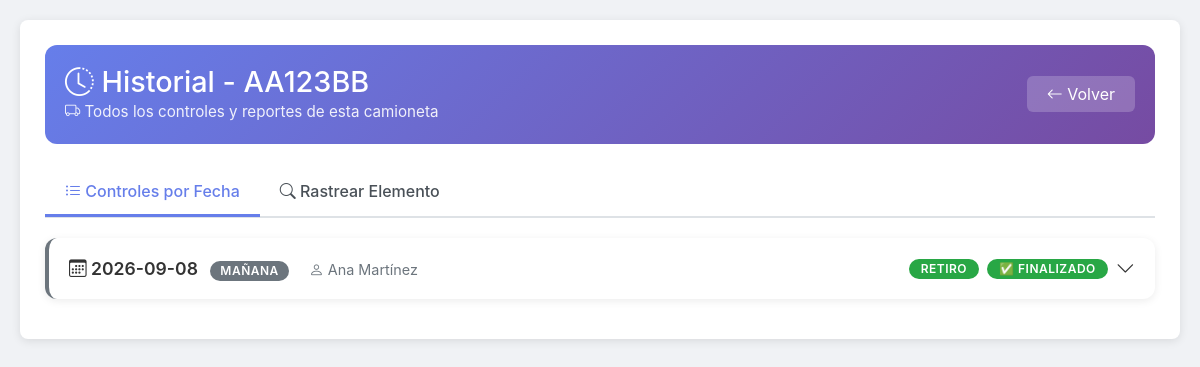
/historial-camioneta/AA123BB (signed in), run on the app's committed database.
### tables this page shows
CREATE TABLE camionetas (
            id INTEGER PRIMARY KEY AUTOINCREMENT,
            patente TEXT UNIQUE NOT NULL,
            activa INTEGER DEFAULT 1
        );

CREATE TABLE controles_tecnicos (
            id INTEGER PRIMARY KEY AUTOINCREMENT,
            asignacion_id INTEGER NOT NULL,
            fecha TEXT NOT NULL,
            jornada TEXT NOT NULL,  -- 'mañana' o 'tarde'
            tipo_control TEXT NOT NULL,  -- 'RETIRO' o 'DEVOLUCION'
            finalizado INTEGER DEFAULT 0,
            fecha_hora_inicio TEXT NOT NULL,
            fecha_hora_fin TEXT,
            FOREIGN KEY (asignacion_id) REFERENCES asignaciones(id)
        );

### app.py (the view)
@app.route('/historial-camioneta/<string:patente>')
def historial_camioneta(patente):
    if 'usuario_id' not in session or session.get('rol') not in ['admin', 'jefe']:
        return redirect(url_for('login'))
    conexion = get_db()
    camioneta = conexion.execute('''
        SELECT id, patente FROM camionetas WHERE patente = ? AND activa = 1
    ''', (patente,)).fetchone()
    if not camioneta:
        conexion.close()
        return redirect(url_for('admin', error='Camioneta no encontrada'))
    controles = conexion.execute('''
        SELECT DISTINCT
            ct.fecha,
            ct.jornada,
            ct.tipo_control,
            ct.fecha_hora_inicio,
            ct.fecha_hora_fin,
            ct.finalizado,
            u.nombre as tecnico_nombre
        FROM controles_tecnicos ct
        JOIN asignaciones a ON ct.asignacion_id = a.id
        JOIN usuarios u ON a.tecnico_id = u.id
        WHERE a.camioneta_id = ?
        ORDER BY ct.fecha DESC, ct.fecha_hora_inicio DESC
    ''', (camioneta['id'],)).fetchall()
    historial_detallado = []
    for control in controles:
        elementos = conexion.execute('''
            SELECT
                ic.elemento,
                ic.categoria,
                ic.estado,
                ic.observacion,
                ic.fecha_hora,
                r.entregado_por,
                r.recibido_por,
                r.fecha_entrega
            FROM items_control_tecnico ic
            LEFT JOIN reportes r ON r.elemento = ic.elemento
                AND r.control_id = (
                    SELECT id FROM controles
                    WHERE asignacion_id = (
                        SELECT id FROM asignaciones
                        WHERE camioneta_id = ? AND fecha = ? AND jornada = ?
                    )
                )
            WHERE ic.control_tecnico_id IN (
                SELECT id FROM controles_tecnicos
                WHERE asignacion_id IN (
                    SELECT id FROM asignaciones WHERE camioneta_id = ?
                )
                AND fecha = ? AND jornada = ? AND tipo_control = ?
            )
        ''', (camioneta['id'], control['fecha'], control['jornada'],
              camioneta['id'], control['fecha'], control['jornada'], control['tipo_control'])).fetchall()
        historial_detallado.append({
            'control': dict(control),
            'elementos': [dict(e) for e in elementos]
        })
    historial_elementos = conexion.execute('''
    SELECT
        r.elemento,
        r.estado,
        r.descripcion,
        r.fecha_hora,
        r.fecha_resolucion,
        r.resuelto_por,
        r.comentario_resolucion,
        r.entregado_por,
        r.recibido_por,
        r.fecha_entrega,
        c.patente,
        u.nombre as tecnico_nombre,
        r.tipo as tipo_control
    FROM reportes r
    JOIN controles co ON r.control_id = co.id
    JOIN asignaciones a ON co.asignacion_id = a.id
    JOIN camionetas c ON a.camioneta_id = c.id
    JOIN usuarios u ON a.tecnico_id = u.id
    WHERE c.patente = ?
    ORDER BY r.elemento, r.fecha_hora DESC
''', (patente,)).fetchall()
    historial_por_elemento = {}
    for item in historial_elementos:
        elemento = item['elemento']
        if elemento not in historial_por_elemento:
            historial_por_elemento[elemento] = []
        historial_por_elemento[elemento].append(dict(item))
    conexion.close()
    return render_template('historial_camioneta.html',
                         patente=patente,
                         historial_detallado=historial_detallado,
                         historial_por_elemento=historial_por_elemento)

### app.py (called while the page is built)
@app.before_request
def limpiar_redirecciones():
    if 'usuario_id' in session:
        rol = session.get('rol')
        if rol == 'admin' and request.path == '/tecnico':
            return redirect(url_for('admin'))
        if rol == 'jefe' and request.path in ['/tecnico', '/admin']:
            return redirect(url_for('jefe'))
        if rol == 'tecnico' and request.path in ['/admin', '/jefe']:
            return redirect(url_for('tecnico'))

def conectar_db():
    return sqlite3.connect(str(DATABASE))

def get_db():
    conexion = conectar_db()
    conexion.row_factory = sqlite3.Row
    return conexion

### templates/historial_camioneta.html (shortened to what this page needs)
<!DOCTYPE html>
<html lang="es">
<head>
    <link href="https://cdn.jsdelivr.net/npm/bootstrap@5.1.3/dist/css/bootstrap.min.css" rel="stylesheet">
    <link rel="stylesheet" href="https://cdn.jsdelivr.net/npm/bootstrap-icons@1.8.1/font/bootstrap-icons.css">
    <link rel="stylesheet" href="{{ url_for('static', filename='css/style.css') }}">
</head>
<body>
    <div class="historial-container container">
        <div class="historial-header d-flex justify-content-between align-items-center">
            <div>
                <h1><i class="bi bi-clock-history"></i> Historial - {{ patente }}</h1>
                <div class="subtitle">
                    <i class="bi bi-truck"></i> Todos los controles y reportes de esta camioneta
                </div>
            </div>
            <div>
                <a href="{{ url_for('admin') }}" class="btn-volver-historial">
                    <i class="bi bi-arrow-left"></i> Volver
                </a>
            </div>
        </div>
        <ul class="nav nav-tabs nav-tabs-historial" id="historialTabs" role="tablist">
            <li class="nav-item" role="presentation">
                <button class="nav-link active" id="controles-tab" data-bs-toggle="tab" data-bs-target="#controles" type="button" role="tab">
                    <i class="bi bi-list-ul"></i> Controles por Fecha
                </button>
            </li>
            <li class="nav-item" role="presentation">
                <button class="nav-link" id="elementos-tab" data-bs-toggle="tab" data-bs-target="#elementos" type="button" role="tab">
                    <i class="bi bi-search"></i> Rastrear Elemento
                </button>
            </li>
        </ul>
        <div class="tab-content mt-3">
            <div class="tab-pane fade show active" id="controles" role="tabpanel">
                {% if historial_detallado %}
                    {% for item in historial_detallado %}
                        {% set control = item.control %}
                        <div class="fecha-card" onclick="toggleDetalle(this)">
                            <div class="d-flex justify-content-between align-items-center flex-wrap">
                                <div>
                                    <span class="fecha-texto">
                                        <i class="bi bi-calendar3"></i>
                                        {{ control.fecha }}
                                        <span class="badge bg-secondary ms-2">{{ control.jornada|title }}</span>
                                    </span>
                                    <span class="tecnico-nombre ms-3">
                                        <i class="bi bi-person"></i> {{ control.tecnico_nombre }}
                                    </span>
                                </div>
                                <div class="d-flex align-items-center gap-2">
                                    <span class="badge badge-tipo {% if control.tipo_control == 'RETIRO' %}badge-retiro{% else %}badge-devolucion{% endif %}">
                                        {{ control.tipo_control|title }}
                                    </span>
                                    <span class="badge badge-tipo {% if control.finalizado %}badge-finalizado{% else %}badge-pendiente{% endif %}">
                                        {% if control.finalizado %}✅ Finalizado{% else %}⏳ Pendiente{% endif %}
                                    </span>
                                    <i class="bi bi-chevron-down toggle-icon"></i>
                                </div>
                            </div>
                        </div>
                    {% endfor %}
                {% else %}
                    <div class="alert alert-info">
                        <i class="bi bi-info-circle"></i> No hay controles registrados para esta camioneta.
                    </div>
                {% endif %}
            </div>
        </div>
    </div>
</body>
</html>

### static/css/style.css (style rules this page uses)
* { margin: 0; padding: 0; box-sizing: border-box; }
body { font-family: -apple-system, BlinkMacSystemFont, 'Segoe UI', Roboto, Oxygen, Ubuntu, sans-serif; background-color: #f0f2f5; color: #333; line-height: 1.6; padding: 20px; min-height: 100vh; }
.container { max-width: 1200px; margin: 0 auto; background: white; padding: 25px; border-radius: 8px; box-shadow: 0 2px 10px rgba(0,0,0,0.1); }
.badge { display: inline-block; padding: 4px 10px; border-radius: 20px; font-size: 12px; font-weight: 600; text-transform: uppercase; letter-spacing: 0.5px; }
.flex-wrap { flex-wrap: wrap; }
.historial-container { max-width: 1200px; margin: 0 auto; }
.historial-header { background: linear-gradient(135deg, #667eea 0%, #764ba2 100%); color: white; padding: 20px; border-radius: 12px; margin-bottom: 25px; }
.historial-header h1 { margin: 0; font-size: 1.8rem; }
.historial-header .subtitle { opacity: 0.9; font-size: 0.95rem; }
.btn-volver-historial { background: rgba(255,255,255,0.2); color: white; border: none; padding: 8px 20px; border-radius: 6px; text-decoration: none; transition: background 0.2s; }
.nav-tabs-historial { border-bottom: 2px solid #dee2e6; margin-bottom: 20px; }
.nav-tabs-historial .nav-link { color: #495057; font-weight: 500; border: none; padding: 10px 20px; border-bottom: 3px solid transparent; transition: all 0.2s; }
.nav-tabs-historial .nav-link.active { color: #667eea; border-bottom-color: #667eea; background: transparent; }
.fecha-card { background: white; border-radius: 12px; padding: 15px 20px; margin-bottom: 15px; box-shadow: 0 2px 8px rgba(0,0,0,0.08); cursor: pointer; transition: all 0.2s ease; border-left: 4px solid #6c757d; }
.fecha-card .fecha-texto { font-weight: 600; font-size: 1.1rem; color: #333; }
.fecha-card .tecnico-nombre { color: #6c757d; font-size: 0.9rem; }
.fecha-card .badge-tipo { font-size: 0.75rem; padding: 4px 12px; }
.fecha-card .badge-retiro { background: #28a745; color: white; }
.fecha-card .badge-finalizado { background: #28a745; color: white; }
.fecha-card .toggle-icon { transition: transform 0.3s ease; font-size: 1.2rem; }

### data on the page
camionetas: patente "AA123BB"
controles_tecnicos: fecha "2026-09-08", jornada "MAÑANA", tecnico_nombre "Ana Martínez", tipo_control "RETIRO"
